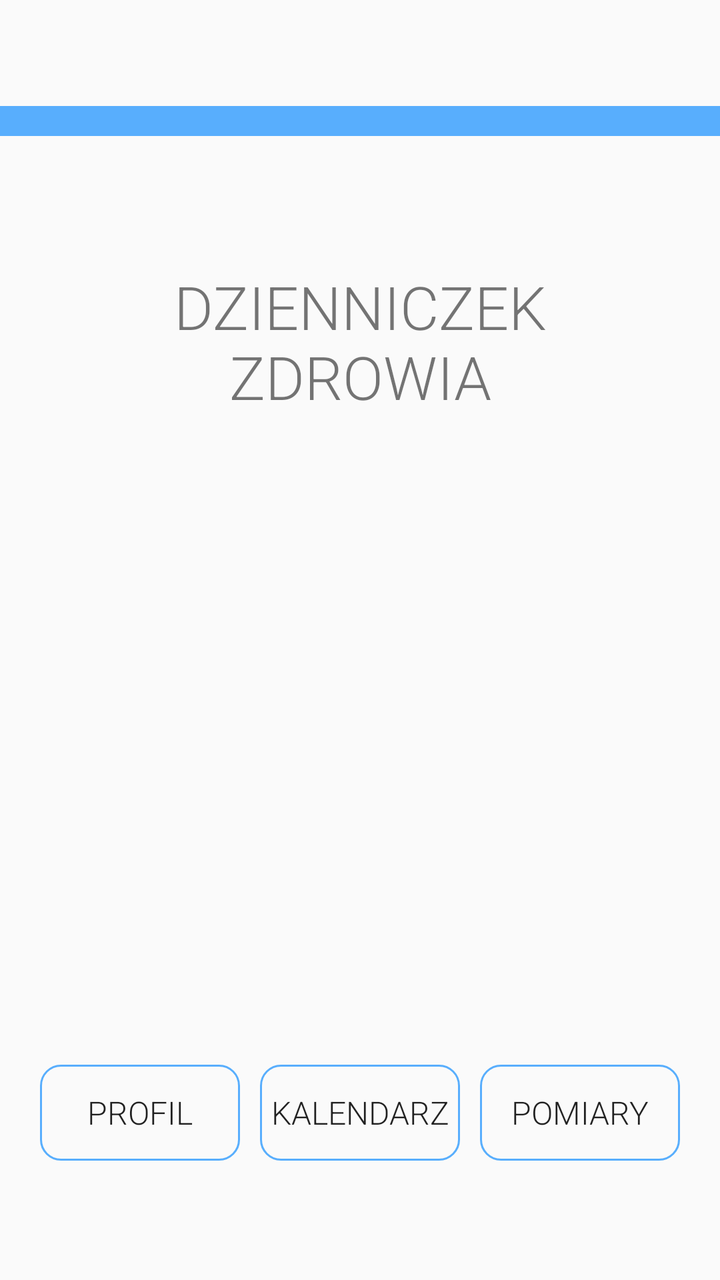
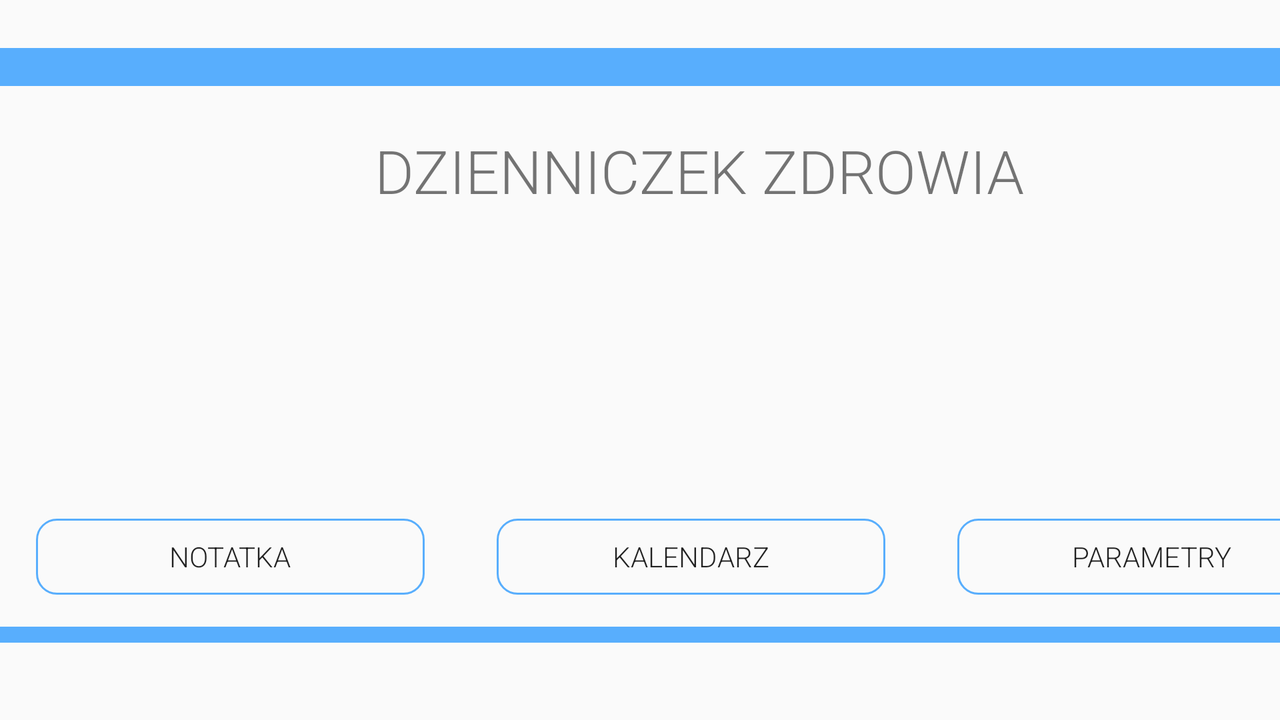

Two renders of one Android screen. The first uses the default layout on a phone; the second uses the alternative layout the repository ships for a different screen configuration, on a matching device. The two XML files are below.
<!-- AndroidManifest.xml: application theme Theme.Seniorcalendarapp -->
<!-- res/layout/activity_main2.xml -->
<?xml version="1.0" encoding="utf-8"?>
<RelativeLayout xmlns:android="http://schemas.android.com/apk/res/android"
    xmlns:app="http://schemas.android.com/apk/res-auto"
    xmlns:tools="http://schemas.android.com/tools"
    android:layout_width="match_parent"
    android:layout_height="match_parent">

    <LinearLayout
        android:layout_width="409dp"
        android:layout_height="729dp"
        android:orientation="vertical"
        app:layout_constraintBottom_toBottomOf="parent"
        app:layout_constraintEnd_toEndOf="parent"
        app:layout_constraintHorizontal_bias="1.0"
        app:layout_constraintStart_toStartOf="parent"
        app:layout_constraintTop_toTopOf="parent"
        app:layout_constraintVertical_bias="0.0">

        <LinearLayout
            android:layout_width="match_parent"
            android:layout_height="53dp"
            android:orientation="vertical"></LinearLayout>

        <LinearLayout
            android:layout_width="match_parent"
            android:layout_height="15dp"
            android:background="@color/blue"
            android:orientation="vertical"></LinearLayout>

        <LinearLayout
            android:layout_width="match_parent"
            android:layout_height="65dp"
            android:orientation="vertical"></LinearLayout>

        <TextView
            android:id="@+id/textView3"
            android:layout_width="match_parent"
            android:layout_height="wrap_content"
            android:fontFamily="sans-serif-light"
            android:text="dzienniczek zdrowia"
            android:layout_marginLeft="80dp"
            android:layout_marginRight="80dp"
            android:textAlignment="center"
            android:textAllCaps="true"
            android:textSize="30sp" />

        <LinearLayout
            android:layout_width="match_parent"
            android:layout_height="324dp"
            android:orientation="vertical"></LinearLayout>

        <LinearLayout
            android:layout_width="match_parent"
            android:layout_height="match_parent"
            android:orientation="horizontal">

            <LinearLayout
                android:layout_width="100dp"
                android:layout_height="120dp"
                android:layout_marginLeft="20dp"
                android:orientation="horizontal">

                <Button
                    android:id="@+id/profilButton"
                    android:layout_width="wrap_content"
                    android:layout_height="wrap_content"
                    android:layout_weight="1"
                    android:background="@drawable/button_borders"
                    android:fontFamily="sans-serif-light"
                    android:text="profil"
                    android:textAllCaps="true"
                    android:textSize="16sp" />
            </LinearLayout>

            <LinearLayout
                android:layout_width="100dp"
                android:layout_height="120dp"
                android:layout_marginLeft="10dp"
                android:orientation="horizontal">

                <Button
                    android:id="@+id/calendarButton"
                    android:layout_width="wrap_content"
                    android:layout_height="wrap_content"
                    android:layout_weight="1"
                    android:background="@drawable/button_borders"
                    android:fontFamily="sans-serif-light"
                    android:text="kalendarz"
                    android:textAllCaps="true"
                    android:textSize="16sp" />
            </LinearLayout>

            <LinearLayout
                android:layout_width="100dp"
                android:layout_height="120dp"
                android:layout_marginLeft="10dp"
                android:orientation="horizontal">

                <Button
                    android:id="@+id/pomiaryButton"
                    android:layout_width="wrap_content"
                    android:layout_height="wrap_content"
                    android:layout_weight="1"
                    android:background="@drawable/button_borders"
                    android:fontFamily="sans-serif-light"
                    android:text="pomiary"
                    android:textAllCaps="true"
                    android:textSize="16sp" />
            </LinearLayout>
        </LinearLayout>

    </LinearLayout>
</RelativeLayout>
<!-- resources referenced by this layout -->
<resources>
  <color name="blue">#58AEFD</color>
  <!-- drawable button_borders (drawable) -->
  <shape xmlns:android="http://schemas.android.com/apk/res/android"
      android:shape="rectangle">
      <stroke
          android:width="1dp"
          android:color="#58AEFD" />
      <corners android:radius="10dp" />
  </shape>
  <style name="Theme.Seniorcalendarapp" parent="Theme.AppCompat.Light.NoActionBar" />
</resources>
<!-- res/layout-land/activity_main2.xml (the repository's variant of the layout above) -->
<!-- drawn on the phone turned sideways -->
<?xml version="1.0" encoding="utf-8"?>
<RelativeLayout xmlns:android="http://schemas.android.com/apk/res/android"
    xmlns:app="http://schemas.android.com/apk/res-auto"
    xmlns:tools="http://schemas.android.com/tools"
    android:layout_width="match_parent"
    android:layout_height="match_parent">

    <LinearLayout
        android:layout_width="match_parent"
        android:layout_height="match_parent"
        android:layout_alignParentEnd="true"
        android:layout_marginEnd="0dp"
        android:orientation="vertical"
        app:layout_constraintBottom_toBottomOf="parent"
        app:layout_constraintEnd_toEndOf="parent"
        app:layout_constraintHorizontal_bias="1.0"
        app:layout_constraintStart_toStartOf="parent"
        app:layout_constraintTop_toTopOf="parent"
        app:layout_constraintVertical_bias="0.0">

        <LinearLayout
            android:layout_width="match_parent"
            android:layout_height="24dp"
            android:orientation="vertical"></LinearLayout>

        <LinearLayout
            android:layout_width="match_parent"
            android:layout_height="19dp"
            android:background="@color/blue"
            android:orientation="vertical"></LinearLayout>

        <LinearLayout
            android:layout_width="728dp"
            android:layout_height="22dp"
            android:orientation="vertical"></LinearLayout>

        <TextView
            android:id="@+id/textView3"
            android:layout_width="539dp"
            android:layout_height="wrap_content"
            android:layout_marginLeft="80dp"
            android:layout_marginRight="80dp"
            android:fontFamily="sans-serif-light"
            android:text="dzienniczek zdrowia"
            android:textAlignment="center"
            android:textAllCaps="true"
            android:textSize="30sp" />

        <LinearLayout
            android:layout_width="match_parent"
            android:layout_height="154dp"
            android:orientation="vertical">

            <LinearLayout
                android:layout_width="728dp"
                android:layout_height="39dp"
                android:orientation="vertical"></LinearLayout>

            <ImageView
                android:id="@+id/imageView"
                android:layout_width="match_parent"
                android:layout_height="73dp"
                android:scaleX="2"
                android:scaleY="2"
                app:srcCompat="@mipmap/ic_launcher_foreground" />

        </LinearLayout>

        <LinearLayout
            android:layout_width="match_parent"
            android:layout_height="81dp"
            android:orientation="vertical">

            <LinearLayout
                android:layout_width="722dp"
                android:layout_height="wrap_content"
                android:orientation="horizontal" />

            <LinearLayout
                android:layout_width="691dp"
                android:layout_height="38dp">

                <Button
                    android:id="@+id/test"
                    android:layout_width="wrap_content"
                    android:layout_height="wrap_content"
                    android:layout_marginLeft="18dp"
                    android:layout_marginRight="18dp"
                    android:layout_weight="1"
                    android:background="@drawable/button_borders"
                    android:fontFamily="sans-serif-light"
                    android:text="notatka"
                    android:textAllCaps="true" />

                <Button
                    android:id="@+id/calendarButton"
                    android:layout_width="wrap_content"
                    android:layout_height="wrap_content"
                    android:layout_marginLeft="18dp"
                    android:layout_marginRight="18dp"
                    android:layout_weight="1"
                    android:background="@drawable/button_borders"
                    android:fontFamily="sans-serif-light"
                    android:text="kalendarz"
                    android:textAllCaps="true" />

                <Button
                    android:id="@+id/pomiaryButton"
                    android:layout_width="wrap_content"
                    android:layout_height="wrap_content"
                    android:layout_marginLeft="18dp"
                    android:layout_marginRight="18dp"
                    android:layout_weight="1"
                    android:background="@drawable/button_borders"
                    android:fontFamily="sans-serif-light"
                    android:text="parametry"
                    android:textAllCaps="true" />

            </LinearLayout>

            <LinearLayout
                android:layout_width="match_parent"
                android:layout_height="wrap_content"
                android:orientation="vertical">

                <LinearLayout
                    android:layout_width="match_parent"
                    android:layout_height="8dp"
                    android:orientation="vertical">

                </LinearLayout>

                <LinearLayout
                    android:layout_width="726dp"
                    android:layout_height="8dp"
                    android:orientation="horizontal" />
            </LinearLayout>

            <LinearLayout
                android:layout_width="match_parent"
                android:layout_height="8dp"
                android:background="@color/blue"
                android:orientation="vertical"></LinearLayout>

            <LinearLayout
                android:layout_width="661dp"
                android:layout_height="wrap_content"
                android:orientation="horizontal">

            </LinearLayout>


        </LinearLayout>

    </LinearLayout>
</RelativeLayout>
